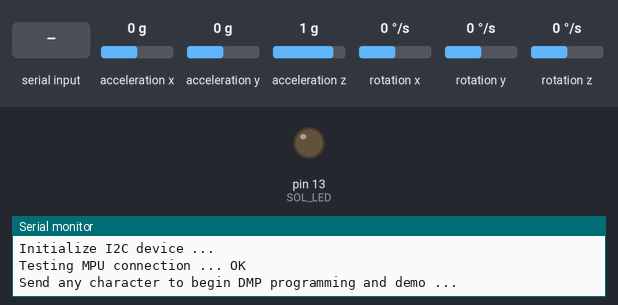
Bench run of a sketch on a simulated Arduino Uno, built with avr-gcc and run on an emulated ATmega328P. On the bench: output pins drawn as LEDs (lit = HIGH), the last lines printed to the serial monitor. Dashed ring = blinking. The inputs (shaded band) are chosen by the test bench; at power-on: acceleration x 0 g, acceleration y 0 g, acceleration z 1 g, rotation x 0 °/s, rotation y 0 °/s, rotation z 0 °/s. The sensor or clock chip raises its interrupt line as the real part does.

Above: at 1.0 s.
1.1 s: "1\n" received over Serial
At 2.2 s:
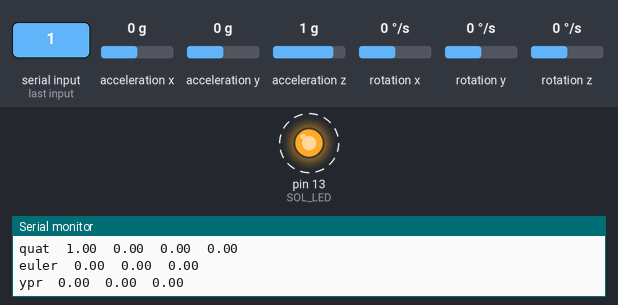
Timing chart, 0 to 10.1 s (numbered marks = the images above; inputs shaded):
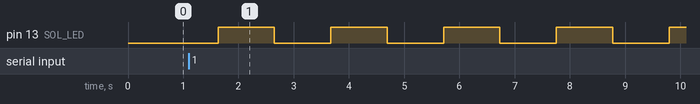

Measured:
- after the input at 1.1 s, pin 13 (SOL_LED): alternates HIGH for 1.0 s and LOW for 1.0 s, starting after 0.53 s

The sketch:

sketch_leo_mpu_dmp.ino
```cpp
#include <Wire.h>
#include <I2Cdev.h>
#include <MPU6050_6Axis_MotionApps20.h>
//#include <MPU6050_9Axis_MotionApps41.h>
#include <helper_3dmath.h>

#define BAUDRATE  38400
#define SOL_LED   13
#define DMP_IRQ  2
#define DMP_IRQ_PIN  0

#undef OUTPUT_TEAPOT
#define OUTPUT_READABLE_EULER
#define OUTPUT_READABLE_YAWPITCHROLL
#define OUTPUT_READABLE_QUATERNION
#define FIFO_LEN    64
#define DEBUG

MPU6050 mpu;
int16_t ax, ay, az;
int16_t gx, gy, gz;

bool blinkState = false;

bool dmpReady = false;


uint8_t mpuIntStatus;
uint8_t devStatus;
uint16_t packetSize;
uint16_t fifoCount;
uint8_t fifoBuffer[FIFO_LEN];

Quaternion q;
VectorInt16 aa;
VectorInt16 aaReal;
VectorInt16 aaWord;
VectorFloat gravity;
float euler[3];
float ypr[3];

uint8_t teapotPacket[14] = { '$', 0x02, 0, 0, 0, 0, 0, 0, 0, 0, 0x00, 0x00, '\r', '\n' };

volatile bool mpuInterrupt = false;

void dmpISR()
{
  mpuInterrupt = true;
}

void readData()
{

        #ifdef OUTPUT_READABLE_QUATERNION
            // display quaternion values in easy matrix form: w x y z
            mpu.dmpGetQuaternion(&q, fifoBuffer);
            Serial.print("quat\t");
            Serial.print(q.w);
            Serial.print("\t");
            Serial.print(q.x);
            Serial.print("\t");
            Serial.print(q.y);
            Serial.print("\t");
            Serial.println(q.z);
        #endif

        #ifdef OUTPUT_READABLE_EULER
            // display Euler angles in degrees
            mpu.dmpGetQuaternion(&q, fifoBuffer);
            mpu.dmpGetEuler(euler, &q);
            Serial.print("euler\t");
            Serial.print(euler[0] * 180/M_PI);
            Serial.print("\t");
            Serial.print(euler[1] * 180/M_PI);
            Serial.print("\t");
            Serial.println(euler[2] * 180/M_PI);
        #endif

        #ifdef OUTPUT_READABLE_YAWPITCHROLL
            // display Euler angles in degrees
            mpu.dmpGetQuaternion(&q, fifoBuffer);
            mpu.dmpGetGravity(&gravity, &q);
            mpu.dmpGetYawPitchRoll(ypr, &q, &gravity);
            Serial.print("ypr\t");
            Serial.print(ypr[0] * 180/M_PI);
            Serial.print("\t");
            Serial.print(ypr[1] * 180/M_PI);
            Serial.print("\t");
            Serial.println(ypr[2] * 180/M_PI);
        #endif

        #ifdef OUTPUT_READABLE_REALACCEL
            // display real acceleration, adjusted to remove gravity
            mpu.dmpGetQuaternion(&q, fifoBuffer);
            mpu.dmpGetAccel(&aa, fifoBuffer);
            mpu.dmpGetGravity(&gravity, &q);
            mpu.dmpGetLinearAccel(&aaReal, &aa, &gravity);
            Serial.print("areal\t");
            Serial.print(aaReal.x);
            Serial.print("\t");
            Serial.print(aaReal.y);
            Serial.print("\t");
            Serial.println(aaReal.z);
        #endif

        #ifdef OUTPUT_READABLE_WORLDACCEL
            // display initial world-frame acceleration, adjusted to remove gravity
            // and rotated based on known orientation from quaternion
            mpu.dmpGetQuaternion(&q, fifoBuffer);
            mpu.dmpGetAccel(&aa, fifoBuffer);
            mpu.dmpGetGravity(&gravity, &q);
            mpu.dmpGetLinearAccel(&aaReal, &aa, &gravity);
            mpu.dmpGetLinearAccelInWorld(&aaWorld, &aaReal, &q);
            Serial.print("aworld\t");
            Serial.print(aaWorld.x);
            Serial.print("\t");
            Serial.print(aaWorld.y);
            Serial.print("\t");
            Serial.println(aaWorld.z);
        #endif

        #ifdef OUTPUT_TEAPOT
            // display quaternion values in InvenSense Teapot demo format:
            teapotPacket[2] = fifoBuffer[0];
            teapotPacket[3] = fifoBuffer[1];
            teapotPacket[4] = fifoBuffer[4];
            teapotPacket[5] = fifoBuffer[5];
            teapotPacket[6] = fifoBuffer[8];
            teapotPacket[7] = fifoBuffer[9];
            teapotPacket[8] = fifoBuffer[12];
            teapotPacket[9] = fifoBuffer[13];
            Serial.write(teapotPacket, 14);
            teapotPacket[11]++; // packetCount, loops at 0xFF on purpose
        #endif
}

void setup()
{
  pinMode(SOL_LED, OUTPUT);
  pinMode(DMP_IRQ_PIN, INPUT);
  Wire.begin();

  Serial.begin(BAUDRATE);
  while (!Serial)
  {
    digitalWrite(SOL_LED, LOW);
    delay(1000);
    digitalWrite(SOL_LED, HIGH);
    delay(1000);
  }
  Serial.print("Serial COM Initialization ... ");
  Serial.println("done");

  Serial.println("Initialize I2C device ...");
  mpu.initialize();
  Serial.print("Testing MPU connection ... ");
  Serial.println(mpu.testConnection() ? "OK" : "FAIL");

  Serial.println("Send any character to begin DMP programming and demo ...");
  while(Serial.available() && Serial.read()); // empty buffer
  while(!Serial.available()) ;                // wait for data
  while(Serial.available() && Serial.read()); // empty buffer again

  // Load and configure DMP
  Serial.println("Initialize DMP ...");
  devStatus = mpu.dmpInitialize();

  if(devStatus == 0)
  {
    Serial.println("Enabling DMP ...");
    mpu.setDMPEnabled(true);

    Serial.println("Enabling interrupt detection (EXTI ???)");
    attachInterrupt(DMP_IRQ, dmpISR, RISING);
    mpuIntStatus = mpu.getIntStatus();

    Serial.println("DMP ready waiting for first interrupt!");
    dmpReady = true;

    packetSize = mpu.dmpGetFIFOPacketSize();
  }
  else
  {
    Serial.print("DMP initialization failed (code ");
    Serial.print(devStatus);
    Serial.println(")");
  }
}

void loop()
{
  if(!dmpReady) return;

  while (!mpuInterrupt && fifoCount < packetSize)
  {
  }

  mpuInterrupt = false;
  mpuIntStatus = mpu.getIntStatus();

  fifoCount = mpu.getFIFOCount();

  if((mpuIntStatus & 0x10) || fifoCount == 1024)
  {
    mpu.resetFIFO();
    Serial.println("FIFO Overflow!");
    mpu.getFIFOBytes(fifoBuffer, packetSize);

    fifoCount -= packetSize;

    readData();

  }
  else if (mpuIntStatus & 0x02)
  {
    while(fifoCount < packetSize) fifoCount = mpu.getFIFOCount();

    mpu.getFIFOBytes(fifoBuffer, packetSize);

    fifoCount -= packetSize;

    readData();

  }

  blinkState = !blinkState;
  digitalWrite(SOL_LED, blinkState);

  delay(1000);
}
```
